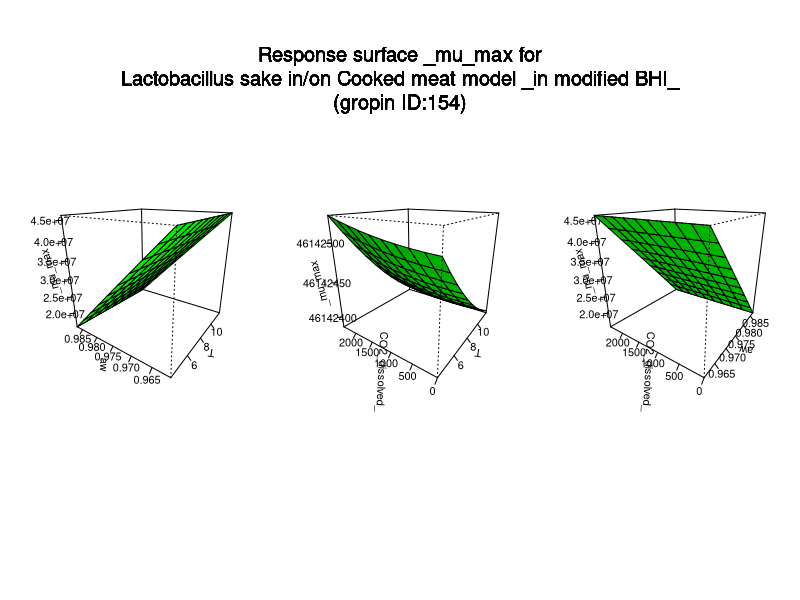

Here is the R script that generated this plot:
#############################
# start of Parameter script
#############################
T <- seq(4.004,11.988011988012,length.out=10)
aw <- seq(0.961038961038961,0.986986,length.out=10)
CO2_dissolved_ <- seq(0,2408.59140859141,length.out=10)
#############################
# end of Parameter script
#############################
############################# 
# start of Model script Gropin ID 154 
#############################
 
# constant coefficients for this model
l <- 6.04e08
l1 <- -504
l2 <- 0.16
l3 <- -5700
l4 <- 0.83
l5 <- 3.28e-06
l6 <- -6.04e08
l7 <- -0.00107
l8 <- 495
l9 <- -0.16
 
variables <- data.frame(T,aw,CO2_dissolved_)
argumentsPar <- unique.data.frame(expand.grid(variables))
 
# heart of the model
response_surface <- function(T,aw,CO2_dissolved_) {
   mumax <-(l+(l1*T)+(l2*CO2_dissolved_)+(l3*aw)+(l4*(T^2))+(l5*(CO2_dissolved_^2))+(l6*(aw^2))+(l7*T*CO2_dissolved_)+(l8*T*aw)+(l9*CO2_dissolved_*aw))

	return(mumax=mumax)
} 

# output parameters
responseSurface <- cbind(argumentsPar,response_surface(argumentsPar['T'],argumentsPar['aw'],argumentsPar['CO2_dissolved_']))
colnames(responseSurface) <- c(colnames(argumentsPar),'mumax')
#############################
# End of Model script
#############################
############################# 
# start of Visualisation script Gropin ID 154 
#############################
titleText <-'Response surface _mu_max for
Lactobacillus sake in/on Cooked meat model _in modified BHI_
(gropin ID:154)'
argPar1 <- unique.data.frame(expand.grid(T,aw))
argPar2 <- unique.data.frame(expand.grid(T,CO2_dissolved_))
argPar3 <- unique.data.frame(expand.grid(aw,CO2_dissolved_))
z1 <- matrix(unlist(response_surface(T = argPar1[1],aw = argPar1[2],CO2_dissolved_ = CO2_dissolved_[1])),nrow=10)
z2 <- matrix(unlist(response_surface(T = argPar2[1],CO2_dissolved_ = argPar2[2],aw = aw[1])),nrow=10)
z3 <- matrix(unlist(response_surface(aw = argPar3[1],CO2_dissolved_ = argPar3[2],T = T[1])),nrow=10)
# adding precaution if response surface is zero
myZLim1 <- range(z1)
if(myZLim1[1] == myZLim1[2]) myZLim1[2] <- myZLim1[2]+1
myZLim2 <- range(z2)
if(myZLim2[1] == myZLim2[2]) myZLim2[2] <- myZLim2[2]+1
myZLim3 <- range(z3)
if(myZLim3[1] == myZLim3[2]) myZLim3[2] <- myZLim3[2]+1
if(length(T)>1 & length(aw)>1 & length(CO2_dissolved_)>1) {
	par(mfrow = c(1,3))
	persp(T,aw,z1,col = 'green',xlab='T',ylab='aw',zlab='_mu_max',zlim=myZLim1,theta=305,phi=20,shade=0.25,ticktype = 'detailed')
	persp(T,CO2_dissolved_,z2,col = 'green',xlab='T',ylab='CO2_dissolved_',zlab='_mu_max',zlim=myZLim2,theta=305,phi=20,shade=0.25,ticktype = 'detailed')
	persp(aw,CO2_dissolved_,z3,col = 'green',xlab='aw',ylab='CO2_dissolved_',zlab='_mu_max',zlim=myZLim3,theta=305,phi=20,shade=0.25,ticktype = 'detailed')
	mtext(titleText,outer=T,  cex=1.2, line=-8.5, side=3)
} else {
		myPars <- unique.data.frame(expand.grid(T,aw,CO2_dissolved_))
		myZ <-matrix(unlist(response_surface(myPars[,1],myPars[,2],myPars[,3])),nrow=10)
		myZLim <- range(myZ)
if(myZLim[1] == myZLim[2]) myZLim[2] <- myZLim[2]+1
	if(length(CO2_dissolved_)==1) {
		persp(T,aw,myZ,col = 'green',xlab='T',ylab='aw',zlab='_mu_max',main=titleText,sub=paste('other variable: CO2_dissolved_ =',round(CO2_dissolved_,digits = 2)),zlim=myZLim,theta=305,phi=20,shade=0.25,ticktype = 'detailed')
	}
	if(length(aw)==1) {
		persp(T,CO2_dissolved_,myZ,col = 'green',xlab='T',ylab='CO2_dissolved_',zlab='_mu_max',main=titleText,sub=paste('other variable: aw =',round(aw,digits = 2)),zlim=myZLim,theta=305,phi=20,shade=0.25,ticktype = 'detailed')
	}
	if(length(T)==1) {
		persp(aw,CO2_dissolved_,myZ,col = 'green',xlab='aw',ylab='CO2_dissolved_',zlab='_mu_max',main=titleText,sub=paste('other variable: T =',round(T,digits = 2)),zlim=myZLim,theta=305,phi=20,shade=0.25,ticktype = 'detailed')
	}
}
#############################
# End of Visualisation script
#############################
